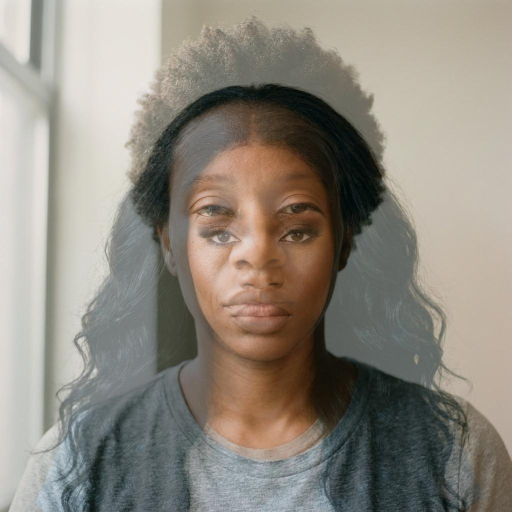
#> input picture assets/images/alignment_debug.jpg, 1024 x 1024 px (shown at 1/2 size)
$ python dezoom_image.py assets/images/alignment_debug.jpg assets/images/hero-ref-1-duo.jpg 1.0 1.0 1.0
#> lines starting #> are read from the running program, lines starting #| are printed output that depends on the picture
from PIL import Image
import sys

def dezoom_image(input_path, output_path, zoom_factor=0.8, y_offset_ratio=0.0, x_offset_ratio=0.0):
#> called with input_path = 'assets/images/alignment_debug.jpg', output_path = 'assets/images/hero-ref-1-duo.jpg', zoom_factor = 1, y_offset_ratio = 1, x_offset_ratio = 1
    try:
        img = Image.open(input_path).convert("RGBA")
        width, height = img.size
#> width = 1024; height = 1024

        # New dimensions
        new_width = int(width / zoom_factor)
#> new_width = 1024
        new_height = int(height / zoom_factor)
#> new_height = 1024

        # Create new background (blurred version of original or solid color)
        # For simplicity and style, let's use a scaled up version of the image, blurred, as background
        # darker to not distract

        bg = img.copy().resize((new_width, new_height), Image.Resampling.LANCZOS)
        # Blur the background

        try:
             # PIL 10+ might differ, but standard filter
             from PIL import ImageFilter
             bg = bg.filter(ImageFilter.GaussianBlur(radius=50))
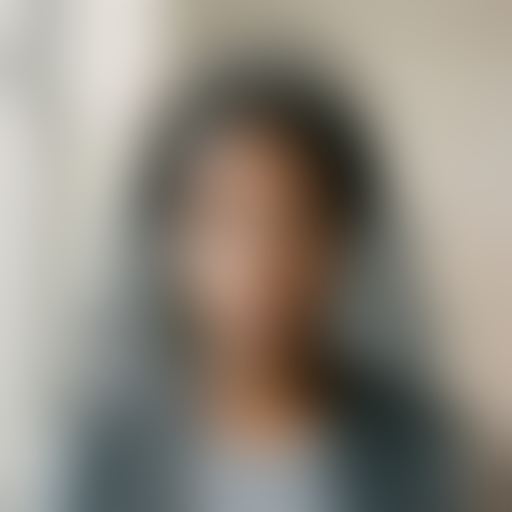
#> bg: PIL image 1024x1024 RGBA (shown at 1/2 size); mean R, G, B, A 142.6, 136.7, 126.8, 255
             # Darken it
             from PIL import ImageEnhance
             enhancer = ImageEnhance.Brightness(bg)
             bg = enhancer.enhance(0.5)
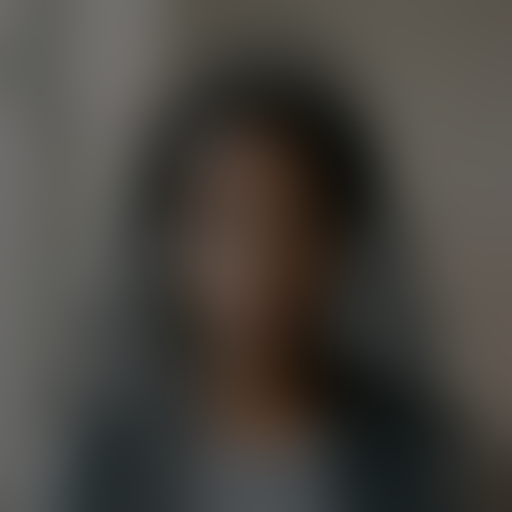
#> bg: PIL image 1024x1024 RGBA (shown at 1/2 size); mean R, G, B, A 71.1, 68.1, 63.1, 255
        except Exception as e:
            print(f"Filter error: {e}, falling back to black")
            bg = Image.new("RGBA", (new_width, new_height), (0, 0, 0, 255))

        # Calculate position to paste original
        # Centered default
        center_y = (new_height - height) // 2
#> center_y = 0

        # Apply offset (ratio of new_height)
        # negative ratio moves image UP (y decreases)
        extra_y = int(new_height * y_offset_ratio)
#> extra_y = 1024
        y_offset = center_y + extra_y
#> y_offset = 1024

        center_x = (new_width - width) // 2
#> center_x = 0
        extra_x = int(new_width * x_offset_ratio)
#> extra_x = 1024
        x_offset = center_x + extra_x
#> x_offset = 1024

        # Paste original
        bg.paste(img, (x_offset, y_offset), img)

        bg.save(output_path)
        print(f"Successfully saved dezoomed image to {output_path}")

    except Exception as e:
        print(f"Error: {e}")

if __name__ == "__main__":
    import sys
    if len(sys.argv) < 3:
        print("Usage: python dezoom.py <input> <output> [zoom_factor] [y_offset_ratio] [x_offset_ratio]")
    else:
        zoom = float(sys.argv[3]) if len(sys.argv) > 3 else 0.8
        y_off = float(sys.argv[4]) if len(sys.argv) > 4 else 0.0
        x_off = float(sys.argv[5]) if len(sys.argv) > 5 else 0.0
        dezoom_image(sys.argv[1], sys.argv[2], zoom, y_off, x_off)
